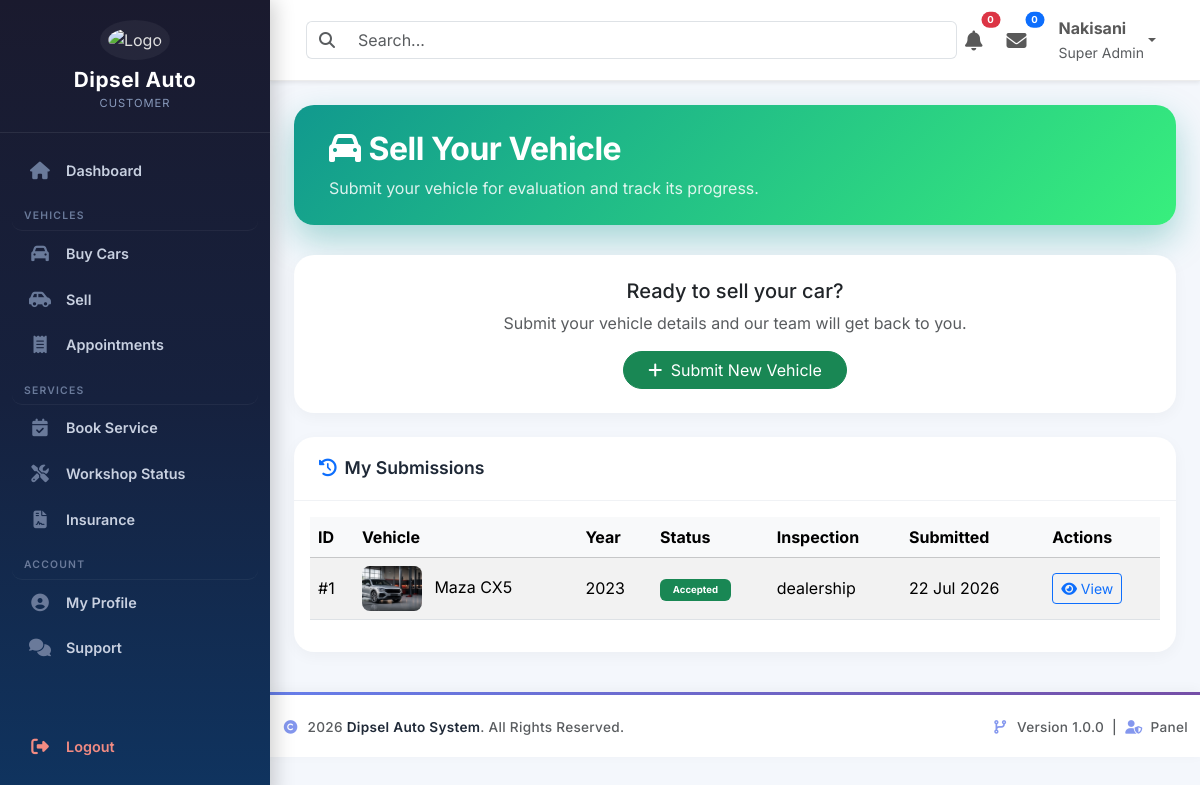
Page /customerDashboard/Sell/vehicle_submissions.php (signed in) on the committed database.
### tables this page shows
CREATE TABLE `persons` (
  `person_id` int(11) NOT NULL,
  `uuid` char(36) NOT NULL,
  `first_name` varchar(100) NOT NULL,
  `middle_name` varchar(100) DEFAULT NULL,
  `last_name` varchar(100) NOT NULL,
  `gender` enum('Male','Female','Other') NOT NULL,
  `date_of_birth` date DEFAULT NULL,
  `id_number` varchar(20) DEFAULT NULL,
  `passport_number` varchar(30) DEFAULT NULL,
  `phone` varchar(20) NOT NULL,
  `email` varchar(150) NOT NULL,
  `password` varchar(255) NOT NULL,
  `profile_photo` varchar(255) DEFAULT NULL,
  `country` varchar(100) DEFAULT 'South Africa',
  `province` varchar(100) DEFAULT NULL,
  `city` varchar(100) DEFAULT NULL,
  `address` text DEFAULT NULL,
  `postal_code` varchar(20) DEFAULT NULL,
  `role` enum('Customer','Employee','Admin','SuperAdmin') NOT NULL DEFAULT 'Customer',
  `status` enum('Active','Inactive','Suspended') NOT NULL DEFAULT 'Active',
  `email_verified` tinyint(1) DEFAULT 0,
  `last_login` datetime DEFAULT NULL,
  `created_at` timestamp NULL DEFAULT current_timestamp(),
  `updated_at` timestamp NULL DEFAULT current_timestamp() ON UPDATE current_timestamp(),
  `reset_token` varchar(255) DEFAULT NULL,
  `reset_token_expiry` datetime DEFAULT NULL
);

CREATE TABLE `customer_vehicle_submissions` (
  `submission_id` int(11) NOT NULL,
  `customer_id` int(11) NOT NULL,
  `submission_date` timestamp NOT NULL DEFAULT current_timestamp(),
  `make` varchar(100) NOT NULL,
  `model` varchar(100) NOT NULL,
  `variant` varchar(100) DEFAULT NULL,
  `manufacture_year` year(4) NOT NULL,
  `mileage` int(11) DEFAULT 0,
  `colour` varchar(50) DEFAULT NULL,
  `body_type` enum('Sedan','Hatchback','SUV','Coupe','Convertible','Wagon','Van','Pickup','Truck','Other') NOT NULL,
  `fuel_type` enum('Petrol','Diesel','Hybrid','Electric','Plug-in Hybrid','Other') NOT NULL,
  `transmission` enum('Manual','Automatic','CVT','Semi-Automatic','Other') NOT NULL,
  `drivetrain` enum('FWD','RWD','AWD','4WD') DEFAULT 'FWD',
  `engine_size` varchar(20) DEFAULT NULL,
  `engine_number` varchar(50) DEFAULT NULL,
  `doors` tinyint(4) DEFAULT 4,
  `seats` tinyint(4) DEFAULT 5,
  `condition_type` enum('New','Used','Demo') NOT NULL,
  `service_history` enum('Full','Partial','None') DEFAULT 'None',
  `accident_history` enum('No','Yes') DEFAULT 'No',
  `damage_status` enum('None','Minor','Moderate','Major','Write-off') DEFAULT 'None',
  `damage_description` text DEFAULT NULL,
  `roadworthy` enum('Yes','No') DEFAULT 'Yes',
  `warranty` enum('Yes','No') DEFAULT 'No',
  `description` text DEFAULT NULL,
  `vin` varchar(50) DEFAULT NULL,
  `registration_number` varchar(30) DEFAULT NULL,
  `asking_price` decimal(12,2) NOT NULL,
  `inspection_type` enum('dealership','on_site') NOT NULL DEFAULT 'dealership',
  `inspection_scheduled_date` datetime DEFAULT NULL,
  `inspector_id` int(11) DEFAULT NULL,
  `inspection_notes` text DEFAULT NULL,
  `offer_price` decimal(12,2) DEFAULT NULL,
  `purchase_price` decimal(12,2) DEFAULT NULL,
  `status` enum('pending','under_review','inspection_scheduled','inspection_completed','offer_made','accepted','rejected','purchased') NOT NULL DEFAULT 'pending',
  `decision_date` timestamp NULL DEFAULT NULL,
  `notes` text DEFAULT NULL,
  `vehicle_id` int(11) DEFAULT NULL,
  `created_at` timestamp NOT NULL DEFAULT current_timestamp(),
  `updated_at` timestamp NOT NULL DEFAULT current_timestamp() ON UPDATE current_timestamp()
);

### includes/auth.php (called while the page is built, shortened)
<?php
require_once __DIR__ . '/../config/database.php';
$sql = "
SELECT
    p.*,
    a.admin_id,
    a.admin_level,
    a.admin_number
FROM persons p
LEFT JOIN admins a
    ON p.person_id = a.person_id
WHERE p.person_id = ?
LIMIT 1
";
$stmt = $pdo->prepare($sql);
$stmt->execute([$_SESSION['person_id']]);
$currentUser = $stmt->fetch(PDO::FETCH_ASSOC);

### customerDashboard/Sell/vehicle_submissions.php (the view, shortened to what this page needs)
<?php
require_once '../../config/database.php';
require_once '../../includes/auth.php';
$personId = (int) $_SESSION['person_id'];
$stmt = $pdo->prepare("SELECT customer_id, customer_number FROM customers WHERE person_id = ?");
$stmt->execute([$personId]);
$customer = $stmt->fetch();
$customerId = $customer['customer_id'];
$submissions = $pdo->prepare("
    SELECT s.*,
           (SELECT si.image_path FROM submission_images si
            WHERE si.submission_id = s.submission_id AND si.is_primary = 'Yes'
            LIMIT 1) AS primary_image
    FROM customer_vehicle_submissions s
    WHERE s.customer_id = ?
    ORDER BY s.submission_id DESC
");
$submissions->execute([$customerId]);
$submissionList = $submissions->fetchAll(PDO::FETCH_ASSOC);
?>
<!DOCTYPE html>
<html lang="en">
<head>
    <link href="https://cdn.jsdelivr.net/npm/bootstrap@5.3.3/dist/css/bootstrap.min.css" rel="stylesheet">
    <link rel="stylesheet" href="https://cdnjs.cloudflare.com/ajax/libs/font-awesome/6.7.2/css/all.min.css">
    <link rel="stylesheet" href="https://cdn.datatables.net/1.13.7/css/dataTables.bootstrap5.min.css">
</head>
<body>
    <?php include '../../includes/sidebar.php'; ?>
    <div class="dashboard-wrapper">
        <?php include '../../includes/navbar.php'; ?>
        <div class="container-fluid mt-4 px-4">
            <div class="page-header">
                <div>
                    <h2><i class="fas fa-car me-2"></i>Sell Your Vehicle</h2>
                    <p>Submit your vehicle for evaluation and track its progress.</p>
                </div>
            </div>
            <div class="row g-4 mb-4">
                <div class="col-md-12">
                    <div class="card card-custom">
                        <div class="card-body text-center py-4">
                            <h5>Ready to sell your car?</h5>
                            <p class="text-muted">Submit your vehicle details and our team will get back to you.</p>
                            <button class="btn btn-success rounded-pill px-4" data-bs-toggle="modal" data-bs-target="#submitModal">
                                <i class="fas fa-plus me-1"></i> Submit New Vehicle
                            </button>
                        </div>
                    </div>
                </div>
            </div>
            <div class="card card-custom">
                <div class="card-header">
                    <i class="fas fa-history me-2 text-primary"></i>My Submissions
                </div>
                <div class="card-body">
                    <?php if (count($submissionList) === 0): ?>
                        <div class="text-center py-4 text-muted">
                            <i class="fas fa-inbox fa-3x mb-3 d-block"></i>
                            You haven't submitted any vehicles yet.
                        </div>
                    <?php else: ?>
                        <div class="table-responsive">
                            <table id="submissionsTable" class="table table-striped table-hover align-middle">
                                <thead class="table-light">
                                    <tr>
                                        <th>ID</th>
                                        <th>Vehicle</th>
                                        <th>Year</th>
                                        <th>Status</th>
                                        <th>Inspection</th>
                                        <th>Submitted</th>
                                        <th>Actions</th>
                                    </tr>
                                </thead>
                                <tbody>
                                    <?php foreach ($submissionList as $row):
                                        $statusColors = [
                                            'pending' => 'secondary',
                                            'inspection_scheduled' => 'info',
                                            'inspection_completed' => 'primary',
                                            'offer_made' => 'warning',
                                            'accepted' => 'success',
                                            'rejected' => 'danger',
                                            'purchased' => 'dark'
                                        ];
                                        $statusLabel = str_replace('_', ' ', ucfirst($row['status']));
                                        $img = !empty($row['primary_image']) ? '../../' . $row['primary_image'] : '../../assets/uploads/vehicles/default.png';
                                    ?>
                                        <tr>
                                            <td>#<?= $row['submission_id'] ?></td>
                                            <td>
                                                <img src="<?= htmlspecialchars($img) ?>" class="table-img me-2" onerror="this.src='../../assets/uploads/vehicles/default.png'">
                                                <?= htmlspecialchars($row['make'] . ' ' . $row['model']) ?>
                                            </td>
                                            <td><?= htmlspecialchars($row['manufacture_year']) ?></td>
                                            <td>
                                                <span class="badge bg-<?= $statusColors[$row['status']] ?? 'secondary' ?> badge-status">
                                                    <?= $statusLabel ?>
                                                </span>
                                            </td>
                                            <td><?= htmlspecialchars($row['inspection_type'] ?? 'N/A') ?></td>
                                            <td><?= date('d M Y', strtotime($row['created_at'])) ?></td>
                                            <td>
                                                <button class="btn btn-sm btn-outline-primary" onclick="viewSubmission(<?= $row['submission_id'] ?>)">
                                                    <i class="fas fa-eye"></i> View
                                                </button>
                                            </td>
                                        </tr>
                                    <?php endforeach; ?>
                                </tbody>
                            </table>
                        </div>
                    <?php endif; ?>
                </div>
            </div>
        </div>
        <?php include '../../includes/footer.php'; ?>
</body>
</html>

### includes/navbar.php (shortened to what this page needs)
<nav class="navbar navbar-expand-lg bg-white shadow-sm sticky-top px-4 py-2">
    <div class="container-fluid">
        <form class="d-flex flex-grow-1">
            <div class="input-group">
                <span class="input-group-text bg-white border-end-0">
                    <i class="fas fa-search text-muted"></i>
                </span>
                <input
                    type="search"
                    class="form-control border-start-0"
                    placeholder="Search..."
                >
            </div>
        </form>
        <ul class="navbar-nav ms-auto align-items-center">
            <li class="nav-item dropdown me-2">
                <a class="nav-link position-relative" href="#" data-bs-toggle="dropdown">
                    <i class="fas fa-bell fa-lg"></i>
                    <span class="badge rounded-pill bg-danger position-absolute top-0 start-100 translate-middle">
                        0
                    </span>
                </a>
            </li>
            <li class="nav-item dropdown me-3">
                <a class="nav-link position-relative" href="#" data-bs-toggle="dropdown">
                    <i class="fas fa-envelope fa-lg"></i>
                    <span class="badge rounded-pill bg-primary position-absolute top-0 start-100 translate-middle">
                        0
                    </span>
                </a>
            </li>
            <li class="nav-item dropdown">
                <a class="nav-link dropdown-toggle d-flex align-items-center"
                   href="#"
                   data-bs-toggle="dropdown">
                    <div class="d-none d-sm-block">
                        <strong>
                            <?= htmlspecialchars($currentUser['first_name']) ?>
                        </strong>
                        <br>
                        <small class="text-muted">
                            <?= htmlspecialchars($currentUser['admin_level'] ?? 'Super Admin') ?>
                        </small>
                    </div>
                </a>
            </li>
        </ul>
    </div>
</nav>

### customerDashboard/Sell/vehicle_submissions.php (style rules this page uses)
body { font-family: 'Inter', sans-serif; background: #f4f7fc; }
.dashboard-wrapper { margin-left: 270px; min-height: 100vh; background: #f4f7fc; transition: all 0.3s; }
.page-header { background: linear-gradient(135deg, #11998e 0%, #38ef7d 100%); border-radius: 20px; padding: 25px 35px; color: #fff; box-shadow: 0 15px 35px rgba(17, 153, 142, 0.35); margin-bottom: 30px; }
.page-header h2 { font-weight: 700; letter-spacing: -0.5px; }
.page-header p { opacity: 0.85; margin-bottom: 0; }
.card-custom { border: none; border-radius: 20px; box-shadow: 0 4px 15px rgba(0, 0, 0, 0.04); background: #ffffff; transition: box-shadow 0.3s; }
.card-custom .card-header { background: transparent; border-bottom: 1px solid #f0f2f5; padding: 18px 25px; font-weight: 600; color: #1f2937; font-size: 1.1rem; }
.badge-status { font-size: 0.85rem; padding: 0.4rem 0.8rem; }
.table-img { width: 60px; height: 45px; object-fit: cover; border-radius: 8px; background: #f8f9fa; }

### includes/navbar.php (style rules this page uses)
.navbar { background:#fff; border-bottom:1px solid #ececec; z-index:1040; }
.navbar .form-control { box-shadow:none; }
.badge { font-size:.6rem; }

### rows in the picture
persons: first_name "Nakisani"
customer_vehicle_submissions: submission_id "1", make+model "Maza CX5", manufacture_year "2023", status "Accepted", inspection_type "dealership", created_at "22 Jul 2026"

### other values in the picture
$userRole "CUSTOMER"
$item['label'] "Dashboard"
$section['title'] "VEHICLES"
$item['label'] "Buy Cars"
$item['label'] "Sell"
$item['label'] "Appointments"
$section['title'] "SERVICES"
$item['label'] "Book Service"
$item['label'] "Workshop Status"
$item['label'] "Insurance"
$section['title'] "ACCOUNT"
$item['label'] "My Profile"
$item['label'] "Support"
$item['label'] "Logout"
$currentUser['admin_level'] "Super Admin"
